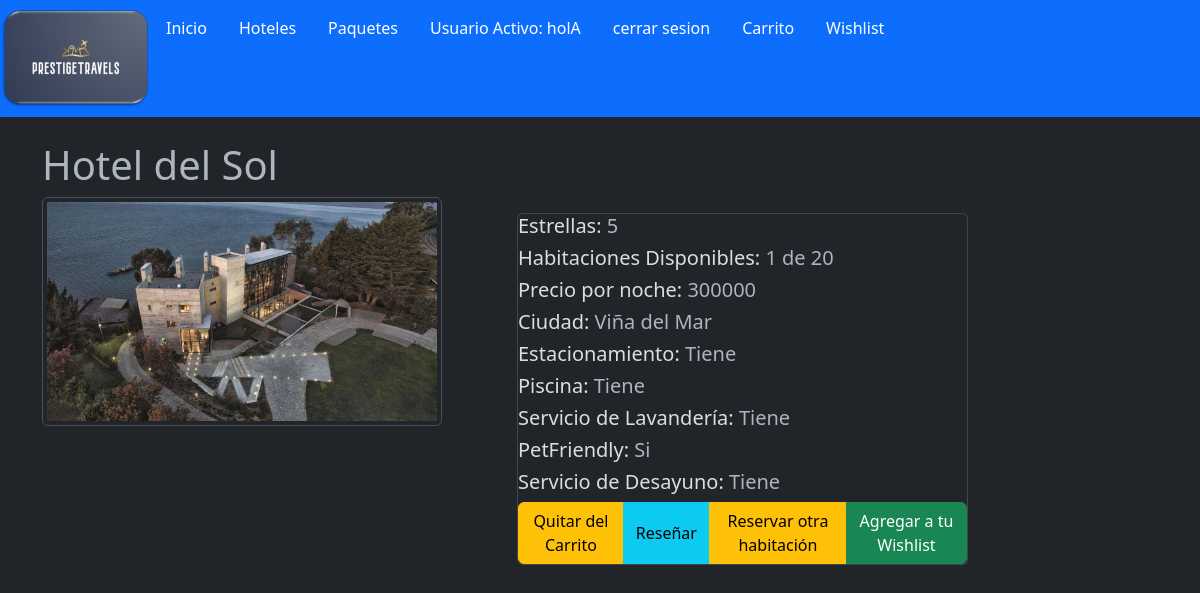
Screenshot of /Web_PrestigeTravels/detallesHotel.php?id=4 (signed in) with the database file from the repository.
### tables this page shows
CREATE TABLE `usuario` (
  `rut` int(9) NOT NULL,
  `nombre` varchar(40) NOT NULL,
  `contrasena` varchar(255) NOT NULL,
  `fecha_nacimiento` date NOT NULL,
  `email` varchar(50) NOT NULL,
  `Hoteles_comprados` varchar(255) DEFAULT NULL,
  `Paquetes_comprados` varchar(255) DEFAULT NULL
);

CREATE TABLE `hotel` (
  `codigo_hotel` int(20) NOT NULL,
  `nombre_hotel` varchar(40) NOT NULL,
  `#Estrellas` int(5) NOT NULL,
  `precio` int(15) NOT NULL,
  `Ciudad` varchar(20) NOT NULL,
  `HabitacionesTotales` int(5) NOT NULL,
  `disponibles` int(5) NOT NULL,
  `Estacionamiento` tinyint(1) NOT NULL,
  `Piscina` tinyint(1) NOT NULL,
  `ServicioLavanderia` tinyint(1) NOT NULL,
  `PetFriendly` tinyint(1) NOT NULL,
  `ServicioDesayuno` tinyint(1) NOT NULL,
  `imagen` varchar(1000) NOT NULL
);

### Web_PrestigeTravels/detallesHotel.php (the view, shortened to what this page needs)
<?php include("template/head.php");
    require 'prestigetravels.php';
    include("bdd.php");
?>
<?php
if (isset($_SESSION['user_id'])) {
    $rut = $_SESSION['user_id'];
    $records = $conexion->prepare('SELECT * FROM usuario WHERE rut = :id');
    $records->bindParam(':id', $_SESSION['user_id']);
    $records->execute();
    $results = $records->fetch(PDO::FETCH_ASSOC);
    $user = null;
    if (count($results) > 0) {
         $user = $results;
          }
}
if(isset($_GET['id'])){
    $id = mysqli_real_escape_string($conex,$_GET['id']);
    $select = "SELECT * FROM hotel WHERE codigo_hotel='$id'";
    $resultado = mysqli_query($conex,$select);
    $row = mysqli_fetch_array($resultado);
    $disponibles = $row['disponibles'];
    $querySQL = $conexion->prepare("SELECT * FROM carrito WHERE Usuario = '$rut' AND codigo_hotel = $id");
    $querySQL->execute();
    $carrito =$querySQL->fetchALL(PDO::FETCH_ASSOC);
    $querySQL = $conexion->prepare("SELECT * FROM wishlist WHERE Usuario = '$rut' AND Hotel = $id");
    $querySQL->execute();
    $wishlist =$querySQL->fetchALL(PDO::FETCH_ASSOC);
}
                ?>
<div class="col-md-5">
<div id='container'>
    <h1><?php echo$row['nombre_hotel'] ?></h1>
    <img class="img-thumbnail rounded" src='img/<?php echo$row['imagen']?>' width="400" id='imagen'>
</div>
</div>
<div class="col-md-5">
<br><br><br>
<div class='card'>
<h5><?php echo '<span style="color:#dddddd;text-align:center;">Estrellas: </span>' ?> <?php echo$row['#Estrellas']?> </h5>
<h5><?php echo '<span style="color:#dddddd;text-align:center;">Habitaciones Disponibles: </span>' ?> <?php echo$disponibles?> de <?php echo$row['HabitacionesTotales']?> </h5>
<h5><?php echo '<span style="color:#dddddd;text-align:center;">Precio por noche: </span>' ?> <?php echo$row['precio'] ?></h5>
<h5><?php echo '<span style="color:#dddddd;text-align:center;">Ciudad: </span>' ?> <?php echo$row['Ciudad'] ?></h5>
<h5><?php echo '<span style="color:#dddddd;text-align:center;">Estacionamiento: </span>' ?> <?php
if ($row['Estacionamiento'] == 1) {
    echo "Tiene";
} elseif ($row['Estacionamiento'] == 0) {
    echo "No Tiene";
}
?>
</h5>
<h5><?php echo '<span style="color:#dddddd;text-align:center;">Piscina: </span>' ?> <?php
if ($row['Piscina'] == 1) {
    echo "Tiene";
} elseif ($row['Piscina'] == 0) {
    echo "No Tiene";
}
?></h5>
<h5><?php echo '<span style="color:#dddddd;text-align:center;">Servicio de Lavandería: </span>' ?> <?php
if ($row['ServicioLavanderia'] == 1) {
    echo "Tiene";
} elseif ($row['ServicioLavanderia'] == 0) {
    echo "No Tiene";
}
?></h5>
<h5><?php echo '<span style="color:#dddddd;text-align:center;">PetFriendly: </span>' ?> <?php
if ($row['PetFriendly'] == 1) {
    echo "Si";
} elseif ($row['PetFriendly'] == 0) {
    echo "No";
}
?></h5>
<h5><?php echo '<span style="color:#dddddd;text-align:center;">Servicio de Desayuno: </span>' ?> <?php
if ($row['ServicioDesayuno'] == 1) {
    echo "Tiene";
} elseif ($row['ServicioDesayuno'] == 0) {
    echo "No Tiene";
}
?></h5>
<?php if(!empty($user)): ?>
    <form method="POST" enctype="multipart/form-data" style="text-align:center">
        <div class="btn-group" role="group" aria-label="">
            <?php if($carrito != NULL):?>
            <button type="submit" name = "boton"  value="Quitar del carrito" class="btn btn-warning">Quitar del Carrito</button>
            <button type="submit" name = "boton" value="Reseñar" class="btn btn-info">Reseñar</button>
            <?php endif ?>
            <?php if($carrito != NULL AND $disponibles != 0):?>
            <button type="submit" name = "boton"  value="Reservar otra habitación" class="btn btn-warning">Reservar otra habitación</button>
            <?php endif ?>
            <?php if($wishlist == NULL):?>
                <button type="submit" name = "boton"  value="Agregar a tu Wishlist" class="btn btn-success">Agregar a tu Wishlist</button>
            <?php endif ?>
        </div>
    </form>
<?php endif ?>
</div>
</div>

### Web_PrestigeTravels/template/head.php (shortened to what this page needs)
<?php
require 'prestigetravels.php';
if (isset($_SESSION['user_id'])) {
    $records = $conexion->prepare('SELECT rut, nombre, fecha_nacimiento, email FROM usuario WHERE rut = :id');
    $records->bindParam(':id', $_SESSION['user_id']);
    $records->execute();
    $results = $records->fetch(PDO::FETCH_ASSOC);
    $user = null;
    if (count($results) > 0) {
         $user = $results;
          }
}
?>
<!DOCTYPE html>
<html lang="es" data-bs-theme="dark">
<head>
    <link href="https://cdn.jsdelivr.net/npm/bootstrap@5.3.0/dist/css/bootstrap.min.css" rel="stylesheet">
    <link rel="stylesheet" href="./css/bootstrap.min.css"/>
</head>
<body class="">
    <nav class="navbar navbar-dark bg-primary">
        <ul class="nav justify-content-center">
            <li class="nav-item">
                <a href="index.php"><img class="card-img" src="img\logopb.png" ></a>
            </li>
            <li class="nav-item " >
                <a class="nav-link" style="color:#ffffff;text-align:center;" href="inicio.php">Inicio</a>
            </li>
            <li class="nav-item">
                <a class="nav-link" style="color:#ffffff;text-align:center;" href="hotel.php">Hoteles</a>
            </li>
            <li class="nav-item">
                <a class="nav-link" style="color:#ffffff;text-align:center;" href="paquete.php">Paquetes</a>
            </li>
            <?php if(!empty($user)): ?>
            <li class="nav-item d-flex">
                <a class="nav-link" style="color:#ffffff;text-align:center;" href="usuario.php?id=<?php echo$results['rut']?>">Usuario Activo: <?php echo utf8_decode($results['nombre'])?></a>
            </li>
            <li class="nav-item">
                <a class="nav-link" style="color:#ffffff;text-align:center;" href="logout.php">cerrar sesion</a>
            </li>
            <li class="nav-item">
                <a class="nav-link" style="color:#ffffff;text-align:center;" href="carrito.php?id=<?php echo$results['rut']?>"> Carrito</a>
            </li>
            <li class="nav-item">
                <a class="nav-link" style="color:#ffffff;text-align:center;" href="wishlist.php?id=<?php echo$results['rut']?>"> Wishlist</a>
            </li>
            <?php endif ?>
        </ul>
        <br>
    </nav>
    <div class="container ">
        <br/>
        <div class = "row">

### Web_PrestigeTravels/template/head.php (style rules this page uses)
.bg-primary { background-color: brown; }

### rows the page displays
usuario: nombre "holA"
hotel: nombre_hotel "Hotel del Sol", imagen (picture), value "5", disponibles "1", HabitacionesTotales "20", precio "300000", Ciudad "Viña del Mar"
